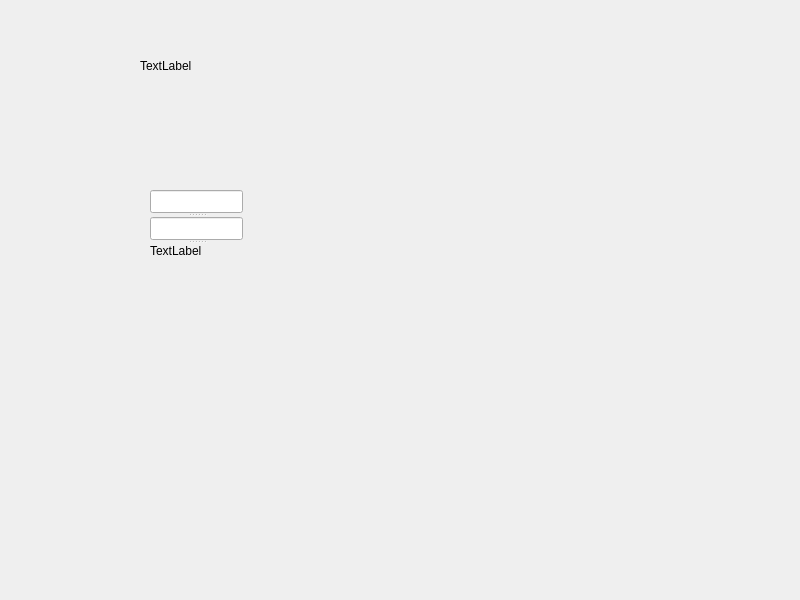
<?xml version="1.0" encoding="UTF-8"?>
<ui version="4.0">
 <class>MainWindow</class>
 <widget class="QMainWindow" name="MainWindow">
  <property name="geometry">
   <rect>
    <x>0</x>
    <y>0</y>
    <width>800</width>
    <height>600</height>
   </rect>
  </property>
  <property name="windowTitle">
   <string>MainWindow</string>
  </property>
  <widget class="QWidget" name="centralwidget">
   <widget class="QLabel" name="label">
    <property name="geometry">
     <rect>
      <x>140</x>
      <y>30</y>
      <width>441</width>
      <height>71</height>
     </rect>
    </property>
    <property name="text">
     <string>TextLabel</string>
    </property>
   </widget>
   <widget class="QSplitter" name="splitter">
    <property name="geometry">
     <rect>
      <x>150</x>
      <y>190</y>
      <width>93</width>
      <height>68</height>
     </rect>
    </property>
    <property name="orientation">
     <enum>Qt::Orientation::Vertical</enum>
    </property>
    <widget class="QLineEdit" name="lineEdit_2"/>
    <widget class="QLineEdit" name="lineEdit"/>
    <widget class="QLabel" name="label_2">
     <property name="text">
      <string>TextLabel</string>
     </property>
    </widget>
   </widget>
  </widget>
 </widget>
 <resources/>
 <connections/>
</ui>
